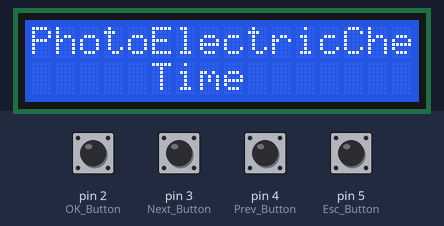
The sketch below on a simulated Arduino Uno, built with avr-gcc and run on an emulated ATmega328P. On the bench: 16×2 character LCD. Inputs (shaded band) come from the test bench; at power-on: pin 2 (OK_Button), pin 3 (Next_Button), pin 4 (Prev_Button), pin 5 (Esc_Button) HIGH.

Above: at 1.2 s.
1.3 s: pin 2 (OK_Button) pulled LOW for 0.15 s
At 2.0 s:
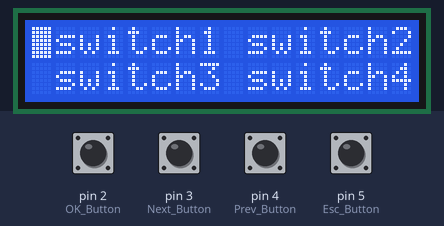
2.9 s: pin 5 (Esc_Button) pulled LOW for 0.15 s
At 4.2 s:
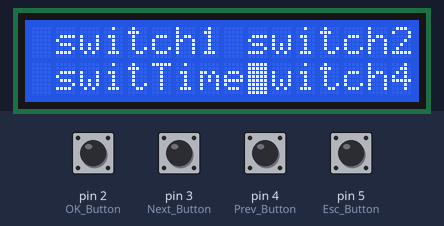
6.0 s: pin 2 (OK_Button) pulled LOW for 1 s
At 6.8 s:
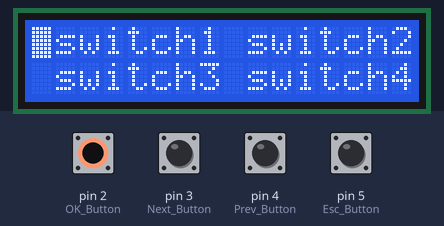
8.5 s: pin 3 (Next_Button) pulled LOW for 0.15 s
At 9.7 s:
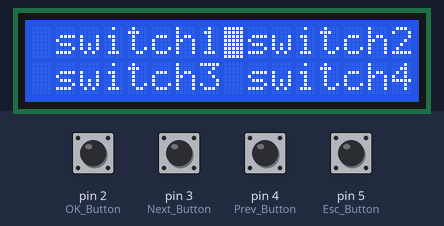
10.1 s: pin 4 (Prev_Button) pulled LOW for 0.15 s
At 10.9 s:
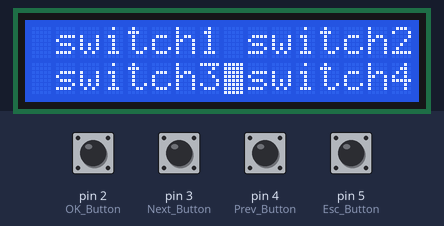
11.7 s: pin 5 (Esc_Button) pulled LOW for 1 s
At 12.1 s:
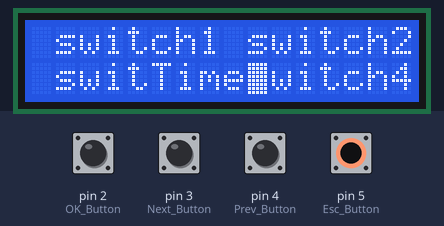
Timing chart, 0 to 14.7 s (numbered marks = the images above; inputs shaded):
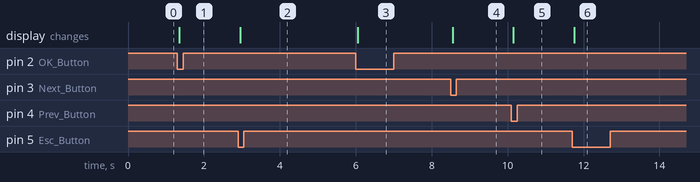

Measured:
- after the input at 1.3 s, the display: changes after 0.06 s (image 1)
- after the input at 2.9 s, the display: changes after 0.05 s (image 2)
- after the input at 6.0 s, the display: changes after 0.06 s (image 3)
- after the input at 8.5 s, the display: changes after 0.05 s (image 4)
- after the input at 10.1 s, the display: changes after 0.05 s (image 5)
- after the input at 11.7 s, the display: changes after 0.05 s (image 6)

The sketch:

Home_Auto.ino
```cpp
/*****************DEFINE GLOBAL VARIABLES HERE*****************************/

//TODO :include global variables used in your respective functions so that other functions can also use them. Example RTC.date

#include <LiquidCrystal.h>
#define OK_Button 2
#define Next_Button 3
#define Prev_Button 4
#define Esc_Button 5

LiquidCrystal lcd(12, 11, 10, 9, 8, 7);


/**************************************************************************/

/*****************FUNCTION DEFINITIONS*************************************/

//TODO: your actual functions defined here. We need the following

//RTC_update(If there is any update of time to be done in case of battery failures)
//RTC_check (to check if the time has reached for an action, and return the relay updated positions if any changes)
//Relay_update(if above function returns a positive,the affect the relays as required)

	/*****************LCD_FUNCTIONS*******************************************/
int Keyboard_Poll()
{
  int val=-1;
  if(digitalRead(Esc_Button)==LOW)
      {
        delay(50);
        if(digitalRead(Esc_Button)==LOW)
          val=0;
      }
  else if(digitalRead(Next_Button)==LOW)
      {
        delay(50);
        if(digitalRead(Next_Button)==LOW)
          val=1;
      }
  else if(digitalRead(Prev_Button)==LOW)
      {
        delay(50);
        if(digitalRead(Prev_Button)==LOW)
          val=2;
      }
  else if(digitalRead(OK_Button)==LOW)
      {
        delay(50);
        if(digitalRead(OK_Button)==LOW)
          val=3;
      }
   return val;
}
void LCD_Init()
{
  lcd.begin(16,2);
  lcd.setCursor(0, 0);
  lcd.print("PhotoElectricChefs ");
  pinMode(2, INPUT);
  digitalWrite(2,HIGH);
  pinMode(3, INPUT);
  digitalWrite(3,HIGH);
  pinMode(4, INPUT);
  digitalWrite(4,HIGH);
  pinMode(5, INPUT);
  digitalWrite(5,HIGH);
}
void LCD_Menu(int choice)
{
  static int i;
  switch(choice)
  {
    case 1:lcd.setCursor(0,0);
           lcd.print(" switch1");
           lcd.setCursor(8,0);
           lcd.print(" switch2");
           lcd.setCursor(0,1);
           lcd.print(" switch3");
           lcd.setCursor(8,1);
           lcd.print(" switch4");
           lcd.setCursor(0,0);
           lcd.cursor();
           lcd.blink();
           delay(1000);
           break;
    default:break;
  }
  while(1)
  {
    switch(Keyboard_Poll())
    {
      case 0:return;
      case 1:if(choice==1)
             {
               i=((i+1)%4);
               switch(i)
               {
                 case 0:lcd.setCursor(0,0);break;
                 case 1:lcd.setCursor(8,0);break;
                 case 2:lcd.setCursor(0,1);break;
                 case 3:lcd.setCursor(8,1);break;
               }
               delay(500);
             }
             break;
      case 2:if(choice==1)
             {
               i=((4-i)%4);
               switch(i)
               {
                 case 0:lcd.setCursor(0,0);break;
                 case 1:lcd.setCursor(8,0);break;
                 case 2:lcd.setCursor(0,1);break;
                 case 3:lcd.setCursor(8,1);break;
               }
               delay(500);
             }
             break;
      case 3:LCD_Menu(choice+1);
             break;
      default:break;
    }
  }
}
void LCD_Poll()
{
      lcd.setCursor(5,1);
      lcd.print("Time");
      if(Keyboard_Poll()==3)
      {
          LCD_Menu(1);
      }

}
		/**************************************************LCD_FUNCTIONS  END***********************/
//Button_Interuppt(What to do when a button is pressed for the LCD)

/*****************MASTER SETUP FUNCTION***********************************/

void setup()
{
  //TODO : only main setups here.do not include your function setups.If the functions need to be setup here itself then just call the respective funtion to keep it clean.
  LCD_Init();
}

/****************MASTER LOOP FUNTION***************************************/
 void loop()
{
  //TODO: Just call your respective funtions here and update the global variables as and when required. That way its independant of each other's code.
     LCD_Poll();
}


//ASSUME constant values if the code for that part isn't updated yet.
```
